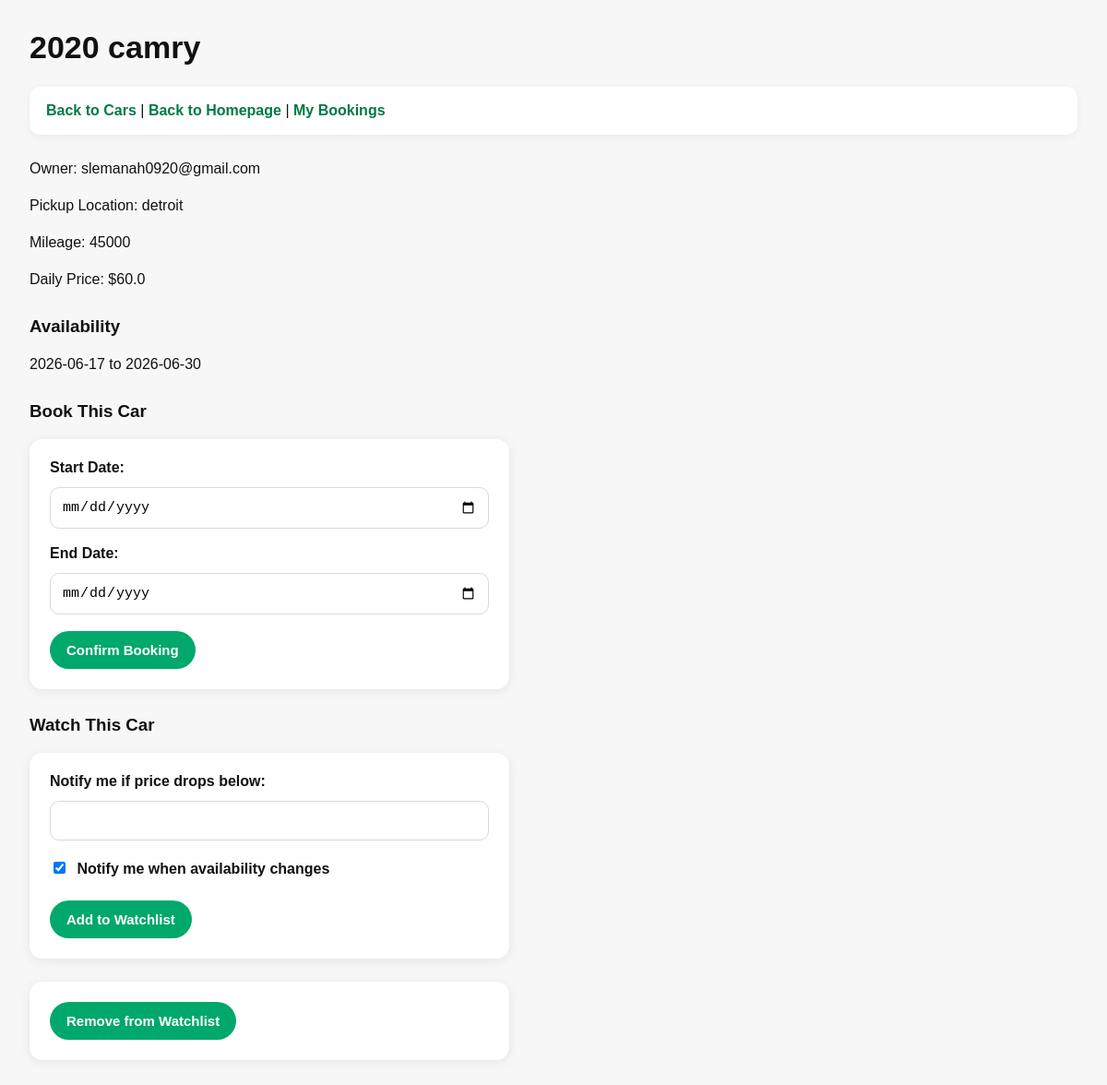
Screenshot of /cars/2 with the database file from the repository.
### tables this page shows
CREATE TABLE cars (
            id INTEGER PRIMARY KEY AUTOINCREMENT,
            owner_id TEXT NOT NULL,
            model TEXT NOT NULL,
            year INTEGER NOT NULL,
            mileage INTEGER NOT NULL,
            pickup_location TEXT NOT NULL,
            daily_price REAL NOT NULL,
            availability_calendar TEXT NOT NULL,
            created_at TEXT NOT NULL
        );

### cars/routes.py (the view)
@cars_bp.route("/cars/<int:car_id>")
def car_detail(car_id):
    current_user = get_current_user()
    car = Car.get_car_by_id(car_id)
    if car is None:
        flash("Car not found")
        return redirect(url_for("cars.cars"))
    is_owner = users_match(current_user, car.owner_id)
    return render_template(
        "cars/car_detail.html",
        car=car,
        current_user=current_user,
        is_owner=is_owner
    )

### auth/database.py (called while the page is built)
def get_connection():
    connection = sqlite3.connect('driveshare.db')
    connection.row_factory = sqlite3.Row
    return connection

### auth/session_manager.py (called while the page is built)
    def __new__(cls):
        if cls._instance is None:
            cls._instance = super(SessionManager, cls).__new__(cls)
            cls._instance.current_user_logged_in = None
        return cls._instance

    def get_current_user(self):
        return self.current_user_logged_in

### cars/routes.py (called while the page is built)
def get_current_user():
    session_manager = SessionManager()
    return session_manager.get_current_user()

def users_match(user_one, user_two):
    if user_one is None or user_two is None:
        return False
    return str(user_one).strip().lower() == str(user_two).strip().lower()

### model/car.py (called while the page is built)
def create_car_table():
    connection = get_connection()
    cursor = connection.cursor()
    cursor.execute('''
        CREATE TABLE IF NOT EXISTS cars (
            id INTEGER PRIMARY KEY AUTOINCREMENT,
            owner_id TEXT NOT NULL,
            model TEXT NOT NULL,
            year INTEGER NOT NULL,
            mileage INTEGER NOT NULL,
            pickup_location TEXT NOT NULL,
            daily_price REAL NOT NULL,
            availability_calendar TEXT NOT NULL,
            created_at TEXT NOT NULL
        )
    ''')
    connection.commit()
    connection.close()

    @staticmethod
    def get_car_by_id(car_id):
        create_car_table()
        connection = get_connection()
        cursor = connection.cursor()
        cursor.execute('SELECT * FROM cars WHERE id = ?', (car_id,))
        row = cursor.fetchone()
        connection.close()
        if row is None:
            return None
        return Car.from_row(row)

    @staticmethod
    def from_row(row):
        availability = json.loads(row["availability_calendar"])
        return Car(
            row["id"],
            row["owner_id"],
            row["model"],
            row["year"],
            row["mileage"],
            row["pickup_location"],
            row["daily_price"],
            availability,
            row["created_at"]
        )

### auth/templates/cars/car_detail.html (shortened to what this page needs)
<!DOCTYPE html>
<html>
<head>
    <link rel="stylesheet" href="{{ url_for('static', filename='style.css') }}">
</head>
<body>
    <h1>{{ car.year }} {{ car.model }}</h1>
    <p>
        <a href="{{ url_for('cars.cars') }}">Back to Cars</a>
        |
        <a href="{{ url_for('auth.homepage') }}">Back to Homepage</a>
        |
        <a href="{{ url_for('cars.bookings') }}">My Bookings</a>
    </p>
    <p>Owner: {{ car.owner_id }}</p>
    <p>Pickup Location: {{ car.pickup_location }}</p>
    <p>Mileage: {{ car.mileage }}</p>
    <p>Daily Price: ${{ car.daily_price }}</p>
    <h3>Availability</h3>
    {% for date_range in car.availability_calendar %}
        <p>{{ date_range["start"] }} to {{ date_range["end"] }}</p>
    {% endfor %}
    {% if is_owner %}
        <h3>Booking</h3>
        <p>You cannot book your own car.</p>
    {% else %}
        <h3>Book This Car</h3>
        <form method="POST" action="{{ url_for('cars.book') }}">
            <label>Start Date:</label>
            <input type="date" name="start_date" required>
            <br><br>
            <label>End Date:</label>
            <input type="date" name="end_date" required>
            <br><br>
            <button type="submit">Confirm Booking</button>
        </form>
        <h3>Watch This Car</h3>
        <form method="POST" action="{{ url_for('cars.watch_car', car_id=car.id) }}">
            <label>Notify me if price drops below:</label>
            <input type="number" step="0.01" name="max_price">
            <br><br>
            <label>
                <input type="checkbox" name="wants_availability_alert" checked>
                Notify me when availability changes
            </label>
            <br><br>
            <button type="submit">Add to Watchlist</button>
        </form>
        <form method="POST" action="{{ url_for('cars.unwatch_car', car_id=car.id) }}">
            <button type="submit">Remove from Watchlist</button>
        </form>
    {% endif %}
</body>
</html>

### auth/static/style.css (style rules this page uses)
* { box-sizing: border-box; }
body { margin: 0; padding: 32px; font-family: Arial, Helvetica, sans-serif; background: #f7f7f7; color: #121212; }
h1 { margin-top: 0; font-size: 34px; color: #111111; }
h2, h3 { color: #111111; margin-top: 28px; }
p { font-size: 16px; line-height: 1.5; }
a { color: #007a46; text-decoration: none; font-weight: bold; }
body > p:first-of-type { background: white; padding: 14px 18px; border-radius: 12px; box-shadow: 0 2px 10px rgba(0, 0, 0, 0.06); margin-bottom: 25px; }
form { background: white; padding: 22px; border-radius: 14px; max-width: 520px; box-shadow: 0 2px 12px rgba(0, 0, 0, 0.08); margin-bottom: 25px; }
label { font-weight: bold; display: inline-block; margin-bottom: 7px; }
input, textarea, select { width: 100%; padding: 12px; margin-top: 5px; border: 1px solid #d9d9d9; border-radius: 10px; font-size: 15px; background: #ffffff; }
input[type="checkbox"] { width: auto; margin-right: 8px; }
button { background: #00a86b; color: white; border: none; padding: 12px 18px; border-radius: 999px; font-size: 15px; font-weight: bold; cursor: pointer; }

### rows the page displays
cars: year "2020", model "camry", owner_id "slemanah0920@gmail.com", pickup_location "detroit", mileage "45000", daily_price "60.0"

### other values shown
{{ date_range["start"] }} "2026-06-17"
{{ date_range["end"] }} "2026-06-30"
